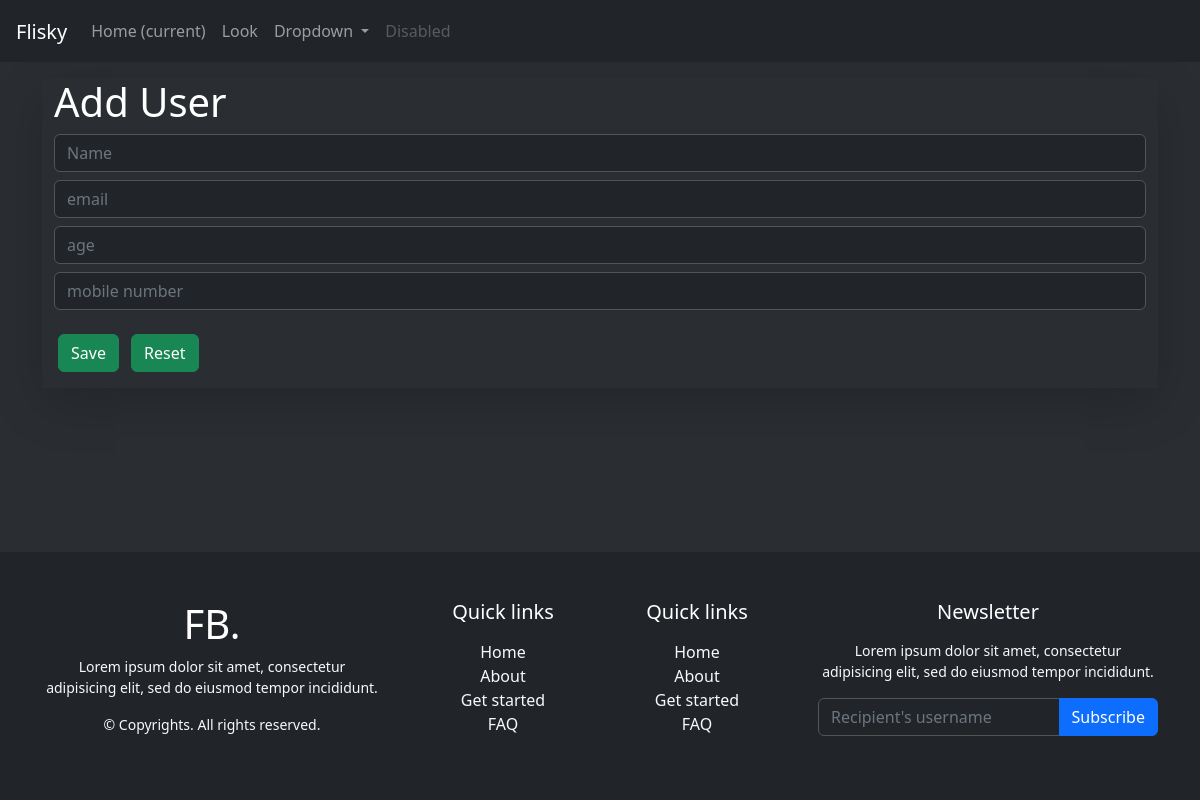
Page /a0f98f77-11d4-4de7-b143-f7a03f3beef4 on the earlier database version.
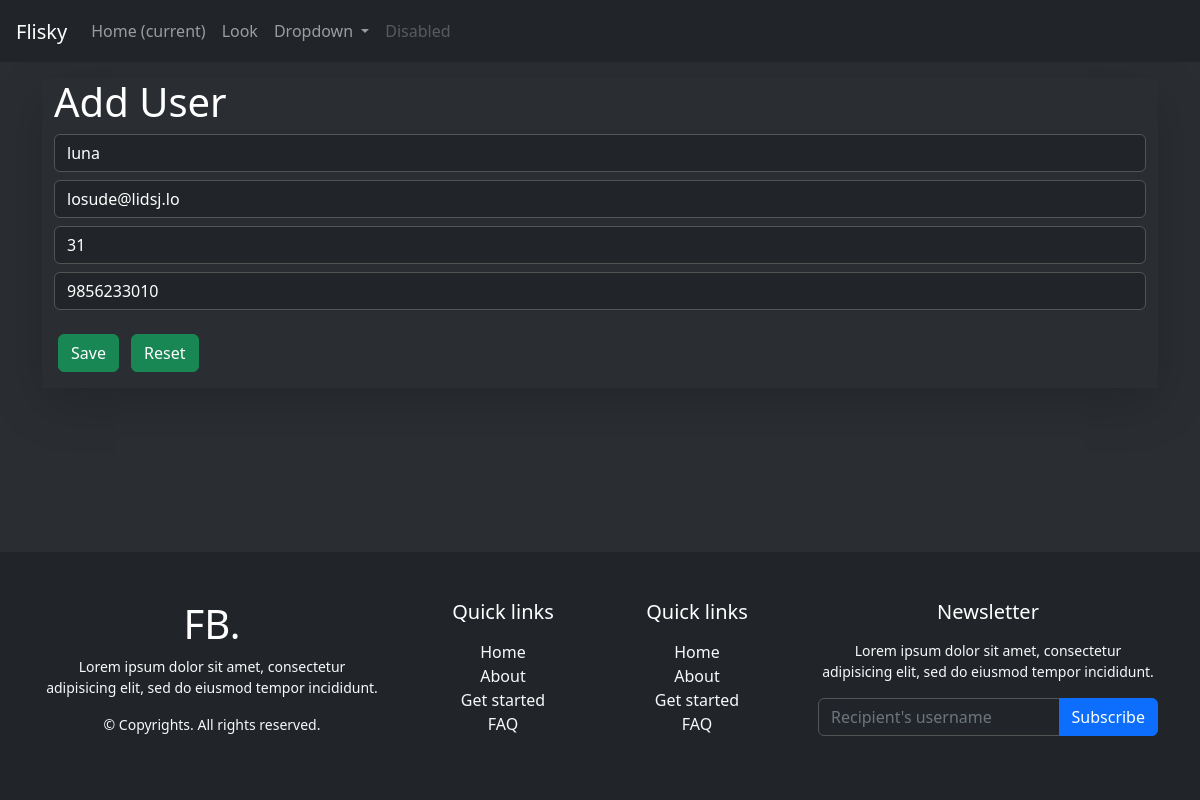
Same page on the later database version.
### tables this page shows
CREATE TABLE persons (ID TEXT PRIMARY KEY,NAME TEXT,EMAIL TEXT,AGE INT ,MOBILE_NUMBER TEXT);

### lookie-app.py (the view)
@app.route("/<string:id>", methods=['POST', 'GET'])
def individual(id):
    if request.method == 'POST':
        print(request.method)
        response = database.delete(
            id=request.values.get("id"),
        )
        database.commit()
        return render_template("index.html", response=response)
    else:
        if request.values.get("type") == 'delete':
            response = database.delete(
                id=id,
            )
            database.commit()
            return redirect(url_for('root'))
        else:
            response = database.get_by_id(id=id)
            return render_template("look.html", response=response)

### database.py (called while the page is built)
    def get_by_id(self, id):
        return self.database.execute(f"SELECT * FROM {self.table_name} WHERE ID = '{id}';").fetchone()

### templates/look.html (shortened to what this page needs)
{% extends "page.html" %} {% block body %}
<div class="">
  <form action="" method="post">
    <div class="container shadow-lg my-2">
      <h1>Add User</h1>
      <input
        type="text"
        name="name"
        id="name"
        value="{{response[1]}}"
        class="form-control my-2"
        placeholder="Name"
      /><input
        type="text"
        name="email"
        id="email"
        value="{{response[2]}}"
        class="form-control my-2"
        placeholder="email"
      /><input
        type="text"
        name="age"
        id="age"
        value="{{response[3]}}"
        class="form-control my-2"
        placeholder="age"
      /><input
        type="text"
        name="number"
        id="number"
        class="form-control my-2"
        value="{{response[4]}}"
        placeholder="mobile number"
      />
      <button class="btn btn-success my-3 mx-1" type="submit">Save</button>
      <button class="btn btn-success my-3 mx-1" type="reset">Reset</button>
    </div>
  </form>
</div>
{% endblock %}

### templates/page.html (shortened to what this page needs)
<!DOCTYPE html>
<html lang="en">
  <head>
    <link
      rel="stylesheet"
      href="{{ url_for('static',filename='css/bootstrap.min.css') }}"
    />
  </head>
  <body>
    <header>
      <nav class="navbar navbar-expand-lg navbar-dark bg-dark">
        <h2>
          <a class="navbar-brand mx-3" href="#">Flisky</a>
        </h2>
        <div class="collapse navbar-collapse" id="navbarSupportedContent">
          <ul class="navbar-nav mr-auto">
            <li class="nav-item active">
              <a class="nav-link" href="/"
                >Home <span class="sr-only">(current)</span></a
              >
            </li>
            <li class="nav-item">
              <a class="nav-link" href="/look">Look</a>
            </li>
            <li class="nav-item dropdown">
              <a
                class="nav-link dropdown-toggle"
                href="#"
                id="navbarDropdown"
                role="button"
                data-toggle="dropdown"
                aria-haspopup="true"
                aria-expanded="false"
              >
                Dropdown
              </a>
            </li>
            <li class="nav-item">
              <a class="nav-link disabled" href="#">Disabled</a>
            </li>
          </ul>
        </div>
      </nav>
    </header>
    <div class="container my-3">{% block body %} {% endblock %}</div>
    <footer class="w-100 py-4 flex-shrink-0 footer">
      <div class="container py-4">
        <div class="row gy-4 gx-5">
          <div class="col-lg-4 col-md-6">
            <h5 class="h1 text-white">FB.</h5>
            <p class="small text-light">
              Lorem ipsum dolor sit amet, consectetur adipisicing elit, sed do
              eiusmod tempor incididunt.
            </p>
            <p class="small text-light mb-0">
              &copy; Copyrights. All rights reserved.
            </p>
          </div>
          <div class="col-lg-2 col-md-6">
            <h5 class="text-white mb-3">Quick links</h5>
            <ul class="list-unstyled text-light">
              <li><a href="#">Home</a></li>
              <li><a href="#">About</a></li>
              <li><a href="#">Get started</a></li>
              <li><a href="#">FAQ</a></li>
            </ul>
          </div>
          <div class="col-lg-2 col-md-6">
            <h5 class="text-white mb-3">Quick links</h5>
            <ul class="list-unstyled text-light">
              <li><a href="#">Home</a></li>
              <li><a href="#">About</a></li>
              <li><a href="#">Get started</a></li>
              <li><a href="#">FAQ</a></li>
            </ul>
          </div>
          <div class="col-lg-4 col-md-6">
            <h5 class="text-white mb-3">Newsletter</h5>
            <p class="small text-light">
              Lorem ipsum dolor sit amet, consectetur adipisicing elit, sed do
              eiusmod tempor incididunt.
            </p>
            <form action="#">
              <div class="input-group mb-3">
                <input
                  class="form-control"
                  type="text"
                  placeholder="Recipient's username"
                  aria-label="Recipient's username"
                  aria-describedby="button-addon2"
                />
                <button
                  class="btn btn-primary"
                  id="button-addon2"
                  type="button"
                >
                  Subscribe
                </button>
              </div>
            </form>
          </div>
        </div>
      </div>
    </footer>
  </body>
</html>

### templates/page.html (style rules this page uses)
.footer { position: fixed; left: 0; bottom: 0; width: 100%; text-align: center; }
body { background: #2a2e32; }
a { color: inherit; text-decoration: none; transition: all 0.3s; }
.form-control { color: #fff; background: #212529; border-color: #545454; }
footer { background: #212529; }
body, html { height: 100%; color: #ffffff; }

Differences in the rows shown:
added persons: name "luna", email "losude@lidsj.lo", age "31", number "9856233010"
